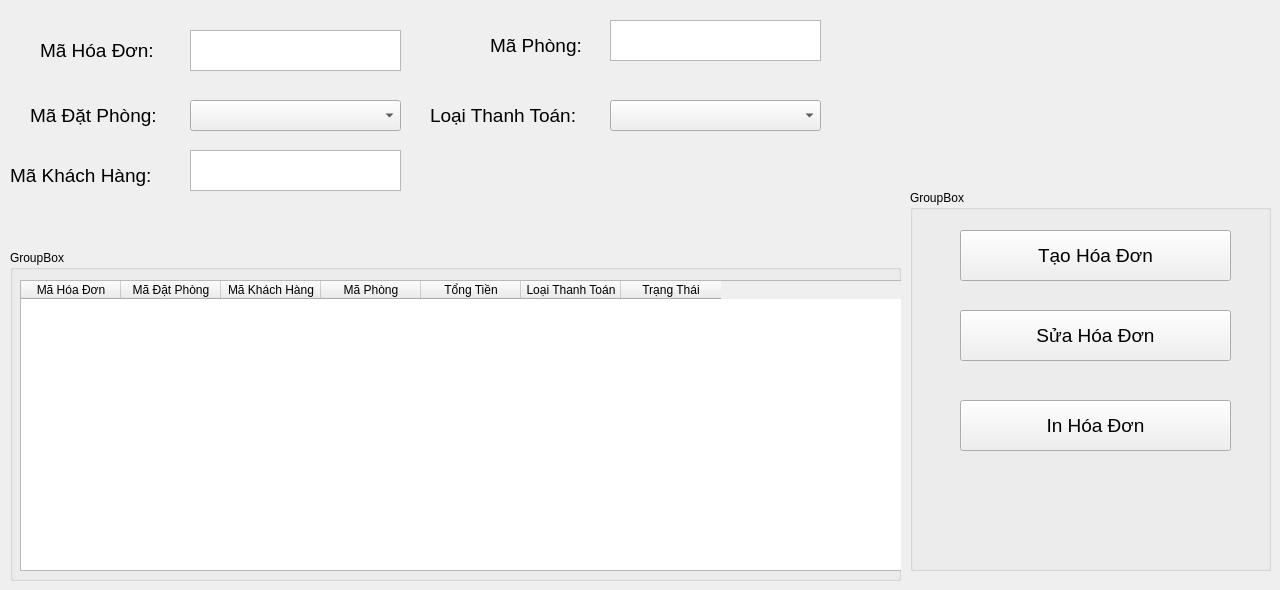
    <widget class="QWidget" name="tab_3">
     <attribute name="title">
      <string>Hóa Đơn</string>
     </attribute>
     <widget class="QLabel" name="label_10">
      <property name="geometry">
       <rect>
        <x>40</x>
        <y>40</y>
        <width>141</width>
        <height>21</height>
       </rect>
      </property>
      <property name="font">
       <font>
        <pointsize>14</pointsize>
       </font>
      </property>
      <property name="text">
       <string>Mã Hóa Đơn: </string>
      </property>
     </widget>
     <widget class="QLabel" name="label_11">
      <property name="geometry">
       <rect>
        <x>30</x>
        <y>100</y>
        <width>151</width>
        <height>31</height>
       </rect>
      </property>
      <property name="font">
       <font>
        <pointsize>14</pointsize>
       </font>
      </property>
      <property name="text">
       <string>Mã Đặt Phòng:</string>
      </property>
     </widget>
     <widget class="QLabel" name="label_12">
      <property name="geometry">
       <rect>
        <x>10</x>
        <y>160</y>
        <width>181</width>
        <height>31</height>
       </rect>
      </property>
      <property name="font">
       <font>
        <pointsize>14</pointsize>
       </font>
      </property>
      <property name="text">
       <string>Mã Khách Hàng:</string>
      </property>
     </widget>
     <widget class="QLabel" name="label_13">
      <property name="geometry">
       <rect>
        <x>430</x>
        <y>100</y>
        <width>181</width>
        <height>31</height>
       </rect>
      </property>
      <property name="font">
       <font>
        <pointsize>14</pointsize>
       </font>
      </property>
      <property name="text">
       <string>Loại Thanh Toán:</string>
      </property>
     </widget>
     <widget class="QLabel" name="label_14">
      <property name="geometry">
       <rect>
        <x>490</x>
        <y>30</y>
        <width>111</width>
        <height>31</height>
       </rect>
      </property>
      <property name="font">
       <font>
        <pointsize>14</pointsize>
       </font>
      </property>
      <property name="text">
       <string>Mã Phòng:</string>
      </property>
     </widget>
     <widget class="QTextEdit" name="textEdit_MaHD">
      <property name="geometry">
       <rect>
        <x>190</x>
        <y>30</y>
        <width>211</width>
        <height>41</height>
       </rect>
      </property>
     </widget>
     <widget class="QTextEdit" name="textEdit_KH_HD">
      <property name="geometry">
       <rect>
        <x>190</x>
        <y>150</y>
        <width>211</width>
        <height>41</height>
       </rect>
      </property>
     </widget>
     <widget class="QTextEdit" name="textEdit_MP_HD">
      <property name="geometry">
       <rect>
        <x>610</x>
        <y>20</y>
        <width>211</width>
        <height>41</height>
       </rect>
      </property>
     </widget>
     <widget class="QComboBox" name="comboBox_MDP_HD">
      <property name="geometry">
       <rect>
        <x>190</x>
        <y>100</y>
        <width>211</width>
        <height>31</height>
       </rect>
      </property>
     </widget>
     <widget class="QComboBox" name="comboBox_LoaiTT">
      <property name="geometry">
       <rect>
        <x>610</x>
        <y>100</y>
        <width>211</width>
        <height>31</height>
       </rect>
      </property>
     </widget>
     <widget class="QGroupBox" name="groupBox_5">
      <property name="geometry">
       <rect>
        <x>10</x>
        <y>250</y>
        <width>891</width>
        <height>331</height>
       </rect>
      </property>
      <property name="title">
       <string>GroupBox</string>
      </property>
      <widget class="QTableWidget" name="tableWidget_HD">
       <property name="geometry">
        <rect>
         <x>10</x>
         <y>30</y>
         <width>901</width>
         <height>291</height>
        </rect>
       </property>
       <column>
        <property name="text">
         <string>Mã Hóa Đơn</string>
        </property>
       </column>
       <column>
        <property name="text">
         <string>Mã Đặt Phòng</string>
        </property>
       </column>
       <column>
        <property name="text">
         <string>Mã Khách Hàng</string>
        </property>
       </column>
       <column>
        <property name="text">
         <string>Mã Phòng</string>
        </property>
       </column>
       <column>
        <property name="text">
         <string>Tổng Tiền</string>
        </property>
       </column>
       <column>
        <property name="text">
         <string>Loại Thanh Toán</string>
        </property>
       </column>
       <column>
        <property name="text">
         <string>Trạng Thái</string>
        </property>
       </column>
      </widget>
     </widget>
     <widget class="QGroupBox" name="groupBox_6">
      <property name="geometry">
       <rect>
        <x>910</x>
        <y>190</y>
        <width>361</width>
        <height>381</height>
       </rect>
      </property>
      <property name="title">
       <string>GroupBox</string>
      </property>
      <widget class="QPushButton" name="btn_taoHD">
       <property name="geometry">
        <rect>
         <x>50</x>
         <y>40</y>
         <width>271</width>
         <height>51</height>
        </rect>
       </property>
       <property name="font">
        <font>
         <pointsize>14</pointsize>
        </font>
       </property>
       <property name="text">
        <string>Tạo Hóa Đơn</string>
       </property>
      </widget>
      <widget class="QPushButton" name="btn_suaHD">
       <property name="geometry">
        <rect>
         <x>50</x>
         <y>120</y>
         <width>271</width>
         <height>51</height>
        </rect>
       </property>
       <property name="font">
        <font>
         <pointsize>14</pointsize>
        </font>
       </property>
       <property name="text">
        <string>Sửa Hóa Đơn</string>
       </property>
      </widget>
      <widget class="QPushButton" name="btn_inHD">
       <property name="geometry">
        <rect>
         <x>50</x>
         <y>210</y>
         <width>271</width>
         <height>51</height>
        </rect>
       </property>
       <property name="font">
        <font>
         <pointsize>14</pointsize>
        </font>
       </property>
       <property name="text">
        <string>In Hóa Đơn</string>
       </property>
      </widget>
     </widget>
    </widget>
